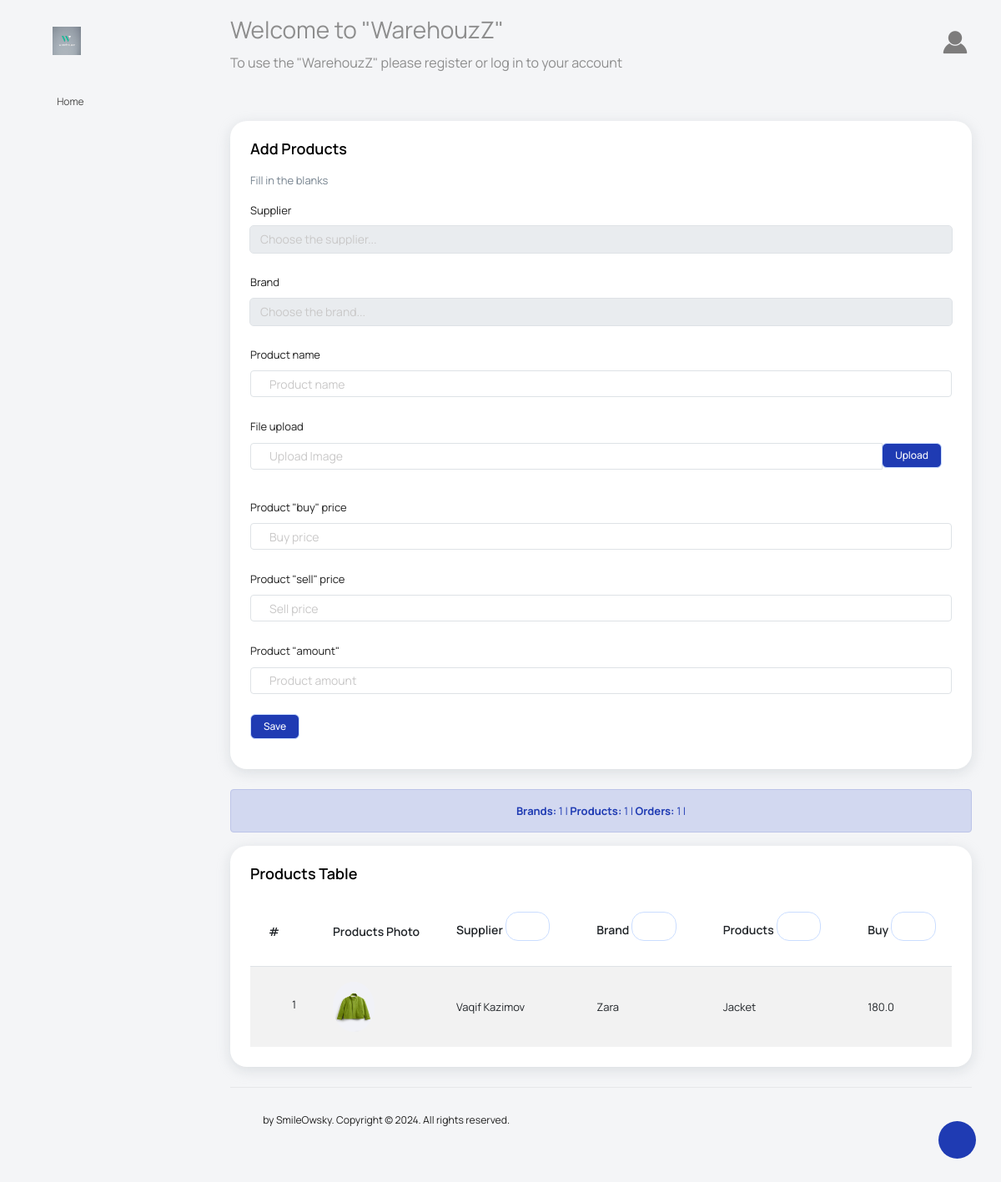
The page /products on the database as committed earlier.
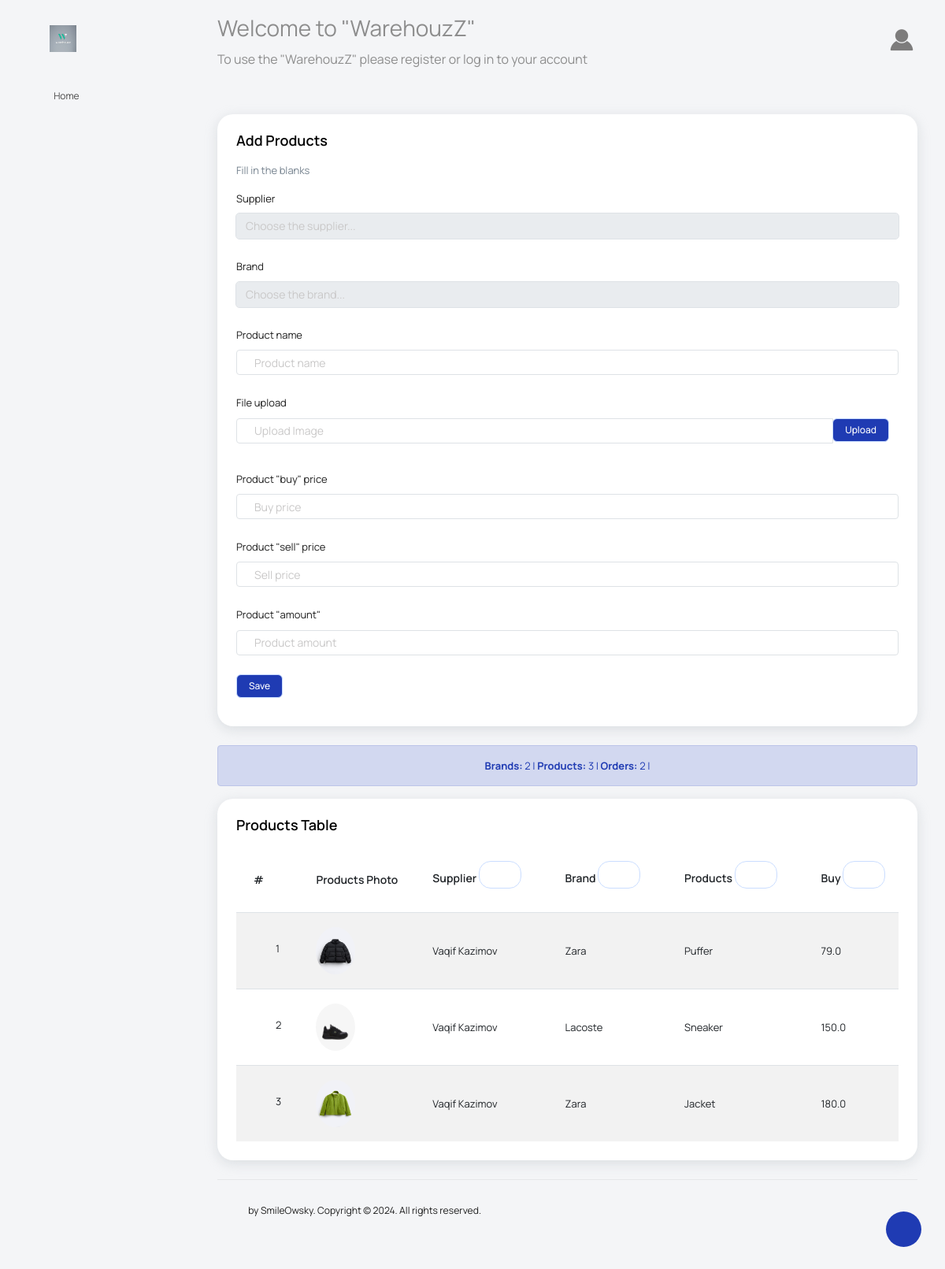
The same page on the database as committed later.
### main/models.py (models this page shows)
class Products(models.Model):
    brand = models.ForeignKey(Brand, on_delete=models.CASCADE)
    supplier_id = models.ForeignKey(Supplier, on_delete=models.CASCADE)
    product = models.CharField(max_length=15)
    product_photo = models.ImageField(
        upload_to='media/', blank=False, null=False)
    buy = models.FloatField(max_length=100)
    sell = models.FloatField(max_length=100)
    quantity = models.IntegerField(100)
    add_date = models.DateField(auto_now=True)
    @property
    def profit(self):
        x = (self.sell - self.buy) * self.quantity
        return round(x, 3)

class Supplier(models.Model):
    supplier_photo = models.ImageField(
        upload_to='media/', blank=True, null=True)
    supplier_name = models.CharField(max_length=15)
    supplier_surname = models.CharField(max_length=15)
    supplier_email = models.EmailField(max_length=20)
    supplier_phone = models.CharField(max_length=15)
    supplier_address = models.CharField(max_length=50)
    supplier_add_d = models.DateField(auto_now=True)
    supplier_company_name = models.CharField(max_length=20)

class Brand(models.Model):
    brand_name = models.CharField(max_length=20)
    brand_pic = models.ImageField(upload_to='media/', blank=False, null=False)
    add_date = models.DateField(auto_now_add=True)

### main/views.py (the view, shortened to what this page needs)
# urls.py: path('products', views.products, name='products'),
def products(request):
    data = ''
    del_all = []
    if 'delete_all' in request.POST:
        del_all = request.POST.getlist('x[]')
        if not del_all:
            messages.info(request, "Please select to delete.",
                          extra_tags='error')
    if 'search' in request.POST:
        data = Products.objects.filter(
            Q(product=request.POST['question'])).order_by('-id')
    else:
        if 'order' in request.POST:
            if request.POST['order'] == 'a':
                data = Products.objects.all().order_by('product')
            elif request.POST['order'] == 'b':
                data = Products.objects.all().order_by('-product')
            elif request.POST['order'] == 'c':
                data = Products.objects.all().order_by('buy')
            elif request.POST['order'] == 'd':
                data = Products.objects.all().order_by('-buy')
            elif request.POST['order'] == 'e':
                data = Products.objects.all().order_by('sell')
            elif request.POST['order'] == 'f':
                data = Products.objects.all().order_by('-sell')
            elif request.POST['order'] == 'g':
                data = Products.objects.all().order_by('quantity')
            elif request.POST['order'] == 'h':
                data = Products.objects.all().order_by('-quantity')
            elif request.POST['order'] == 'i':
                data = Products.objects.all().order_by('add_date')
            elif request.POST['order'] == 'j':
                data = Products.objects.all().order_by('-add_date')
            elif request.POST['order'] == 'k':
                data = Products.objects.all().order_by('supplier_id_id')
            elif request.POST['order'] == 'l':
                data = Products.objects.all().order_by('-supplier_id_id')
            elif request.POST['order'] == 'm':
                data = Products.objects.all().order_by('brand_id')
            elif request.POST['order'] == 'n':
                data = Products.objects.all().order_by('-brand_id')
            elif request.POST['order'] == 'o':
                data = Products.objects.annotate(
                    calculated_profit=ExpressionWrapper(
                        F('sell') - F('buy') * F('quantity'),
                        output_field=FloatField()
                    )
                ).order_by('calculated_profit')
            elif request.POST['order'] == 'p':
                data = Products.objects.annotate(
                    calculated_profit=ExpressionWrapper(
                        F('sell') - F('buy') * F('quantity'),
                        output_field=FloatField()
                    )
                ).order_by('-calculated_profit')
        else:
            data = Products.objects.all().order_by('-id')
    brands = Brand.objects.all().order_by('brand_name')
    suppliers = Supplier.objects.all().order_by('supplier_name')
    return render(request, 'products.html', {'del_all': del_all, 'data': data, 'brands': brands, 'suppliers': suppliers, 'brand_num': brand_num, 'orders_num': orders_num, 'product_num': product_num})

### main/templates/products.html (shortened to what this page needs)
{% extends 'main_layout.html' %}
{% block 'content' %}
{% if edit %}
<div class="row">
  <div class="col-12 grid-margin stretch-card">
    <div class="card">
      <div class="card-body">
        <h4 class="card-title">Edit Products</h4>
        <p class="card-description">
          Edit the information in the cells
        </p>
        <form method="post" action="{% url 'products_update' edit.id %}">
          {% csrf_token %}
          <div class="form-group">
            <label for="exampleInputName1">Edit supplier</label>
            <select name="supp_id" class="form-control">
              <option value="">Choose the supplier</option>
              {% for supplier_option in suppliers %}
              <option {% if edit.supplier_id.id == supplier_option.id %} selected {% endif %}
                value="{{ supplier_option.id }}">
                {{supplier_option.supplier_name}} {{supplier_option.supplier_surname}}</option>
              {% endfor %}
            </select>
          </div>
          <div class="form-group">
            <label for="exampleInputName1">Edit brand</label>
            <select name="brand_id" class="form-control">
              <option value="">Choose the brand</option>
              {% for brand_option in brands %}
              <option {% if edit.brand.id == brand_option.id %} selected {% endif %} value="{{ brand_option.id }}">
                {{brand_option.brand_name }}</option>
              {% endfor %}
            </select>
          </div>
          <div class="form-group">
            <label for="exampleInputName1">Edit product name</label>
            <input type="text" class="form-control" id="exampleInputName1" placeholder="Brand name" name="product"
              value="{{edit.product}}">
          </div>
          <div class="input-group col-xs-12">
            <img class="img-md rounded-circle" style="width: 70px; height: 60px;" src="{{edit.product_photo}}">
            <input type="text" class="form-control file-upload-info" disabled placeholder="Upload Image"
              name="photo">
            <span class="input-group-append">
              <button class="file-upload-browse btn btn-primary text-white" type="button">Upload</button>
            </span>
          </div>
          <div class="form-group">
            <label for="exampleInputName1">Edit product "buy" price</label>
            <input type="text" class="form-control" id="exampleInputName1" placeholder="Product buy price" name="buy"
              value="{{edit.buy}}">
          </div>
          <div class="form-group">
          <div class="form-group">
            <label for="exampleInputName1">Edit product "sell" price</label>
            <input type="text" class="form-control" id="exampleInputName1" placeholder="Edit product sell price" name="sell"
              value="{{edit.sell}}">
          </div>
          <div class="form-group">
            <label for="exampleInputName1">Edit product "amount"</label>
            <input type="text" class="form-control" id="exampleInputName1" placeholder="Edit product amount" name="quantity"
              value="{{edit.quantity}}">
          </div>
          <button name="update" class="btn btn-primary text-white">Update</button>
          <a href="{% url 'products' %}"><button type="button" class="btn btn-danger text-white">Cancel</button></a>
        </form>
      </div>
    </div>
  </div>
</div>
{% else %}
<div class="row">
  <div class="col-12 grid-margin stretch-card">
    <div class="card">
      <div class="card-body">
        <h4 class="card-title">Add products</h4>
        <p class="card-description">
          Fill in the blanks
        </p>
        <form method="post" class="forms-sample" enctype="multipart/form-data">
          <div class="form-group">
            <label for="exampleInputName1">Supplier</label>
            <select name="supp_id" class="form-control">
              <option value="">Choose the supplier...</option>
            </select>
          </div>
          <div class="form-group">
            <label for="exampleInputName1">Brand</label>
            <select name="brand_id" class="form-control">
              <option value="">Choose the brand...</option>
            </select>
          </div>
          <div class="form-group">
            <label for="exampleInputName1">Product name</label>
            <input class="form-control" id="exampleInputName1" placeholder="Product name" name="product">
          </div>
          <div class="form-group">
            <label>File upload</label>
            <div class="input-group col-xs-12">
              <input type="text" class="form-control file-upload-info" disabled placeholder="Upload Image"
                name="photo">
              <span class="input-group-append">
                <button class="file-upload-browse btn btn-primary text-white" type="button">Upload</button>
              </span>
            </div>
          </div>
          <div class="form-group">
            <label for="exampleInputName1">Product "buy" price</label>
            <input type="text" class="form-control" id="exampleInputName1" placeholder="Buy price" name="buy">
          </div>
          <div class="form-group">
            <label for="exampleInputName1">Product "sell" price</label>
            <input type="text" class="form-control" id="exampleInputName1" placeholder="Sell price" name="sell">
          </div>
          <div class="form-group">
            <label for="exampleInputName1">Product "amount"</label>
            <input type="text" class="form-control" id="exampleInputName1" placeholder="Product amount"
              name="quantity">
          </div>
          <button type="submit" name="save" class="btn btn-primary me-2 text-white">Save</button>
        </form>
      </div>
    </div>
  </div>
</div>
{% endif %}
<div class="alert alert-primary" role="alert">
  <center>
    <b>Brands: </b> {{brand_num}} |
    <b>Products: </b> {{product_num}} |
    <b>Orders: </b> {{orders_num}} |
  </center>
</div>
<div class="row">
  <div class="col-lg-12 grid-margin stretch-card">
    <div class="card">
      <div class="card-body">
        <h4 class="card-title">Products Table</h4>
        <div class="table-responsive">
          <form method="post" action="#table">
            <table class="table table-striped" id="table">
              <thead>
                <th>#</th>
                <th>Products Photo</th>
                <th>
                  Supplier
                  {% if request.POST.order == 'k' %}
                  <button class="btn btn-link btn-sm" name="order" value="l"><i
                      class="mdi mdi-sort-alphabetical"></i></button>
                  {% else %}
                  <button class="btn btn-link btn-sm" name="order" value="k"><i
                      class="mdi mdi-sort-alphabetical"></i></button>
                  {% endif %}
                </th>
                <th>
                  Brand
                  {% if request.POST.order == 'm' %}
                  <button class="btn btn-link btn-sm" name="order" value="n"><i
                      class="mdi mdi-sort-alphabetical"></i></button>
                  {% else %}
                  <button class="btn btn-link btn-sm" name="order" value="m"><i
                      class="mdi mdi-sort-alphabetical"></i></button>
                  {% endif %}
                </th>
                <th>
                  Products
                  {% if request.POST.order == 'a' %}
                  <button class="btn btn-link btn-sm" name="order" value="b"><i
                      class="mdi mdi-sort-alphabetical"></i></button>
                  {% else %}
                  <button class="btn btn-link btn-sm" name="order" value="a"><i
                      class="mdi mdi-sort-alphabetical"></i></button>
                  {% endif %}
                </th>
                <th>
                  Buy
                  {% if request.POST.order == 'c' %}
                  <button class="btn btn-link btn-sm" name="order" value="d"><i
                      class="mdi mdi-sort-numeric"></i></button>
                  {% else %}
                  <button class="btn btn-link btn-sm" name="order" value="c"><i
                      class="mdi mdi-sort-numeric"></i></button>
                  {% endif %}
                </th>
              </thead>
              <tbody>
                {% for info in data %}
                <tr>
                  <td>
                    <div class="form-check form-check-info">
                      <label class="form-check-label">
                           name="x[]" value="{{info.id}}">{{forloop.counter}}
                      </label>
                    </div>
                  </td>
                  <td><img style="width: 50px; height: 60px;" src="{{info.product_photo}}"></td>
                  <td>{{info.supplier_id.supplier_name}} {{info.supplier_id.supplier_surname}}</td>
                  <td>{{info.brand.brand_name}}</td>
                  <td>{{info.product}}</td>
                  <td>{{info.buy}}</td>
                </tr>
                {% endfor %}
              </tbody>
            </table>
          </form>
        </div>
      </div>
    </div>
  </div>
</div>
{% endblock %}

Rows that differ between the two databases and show on the page:
added Products: product_photo (picture), supplier_id.supplier_name "Vaqif", supplier_id.supplier_surname "Kazimov", brand.brand_name "Zara", product "Puffer", buy "79.0"
added Products: product_photo (picture), supplier_id.supplier_name "Vaqif", supplier_id.supplier_surname "Kazimov", brand.brand_name "Lacoste", product "Sneaker", buy "150.0"
Other text that changed with them:
{{ brand_num }}: "1" → "2"
{{ product_num }}: "1" → "3"
{{ orders_num }}: "1" → "2"
